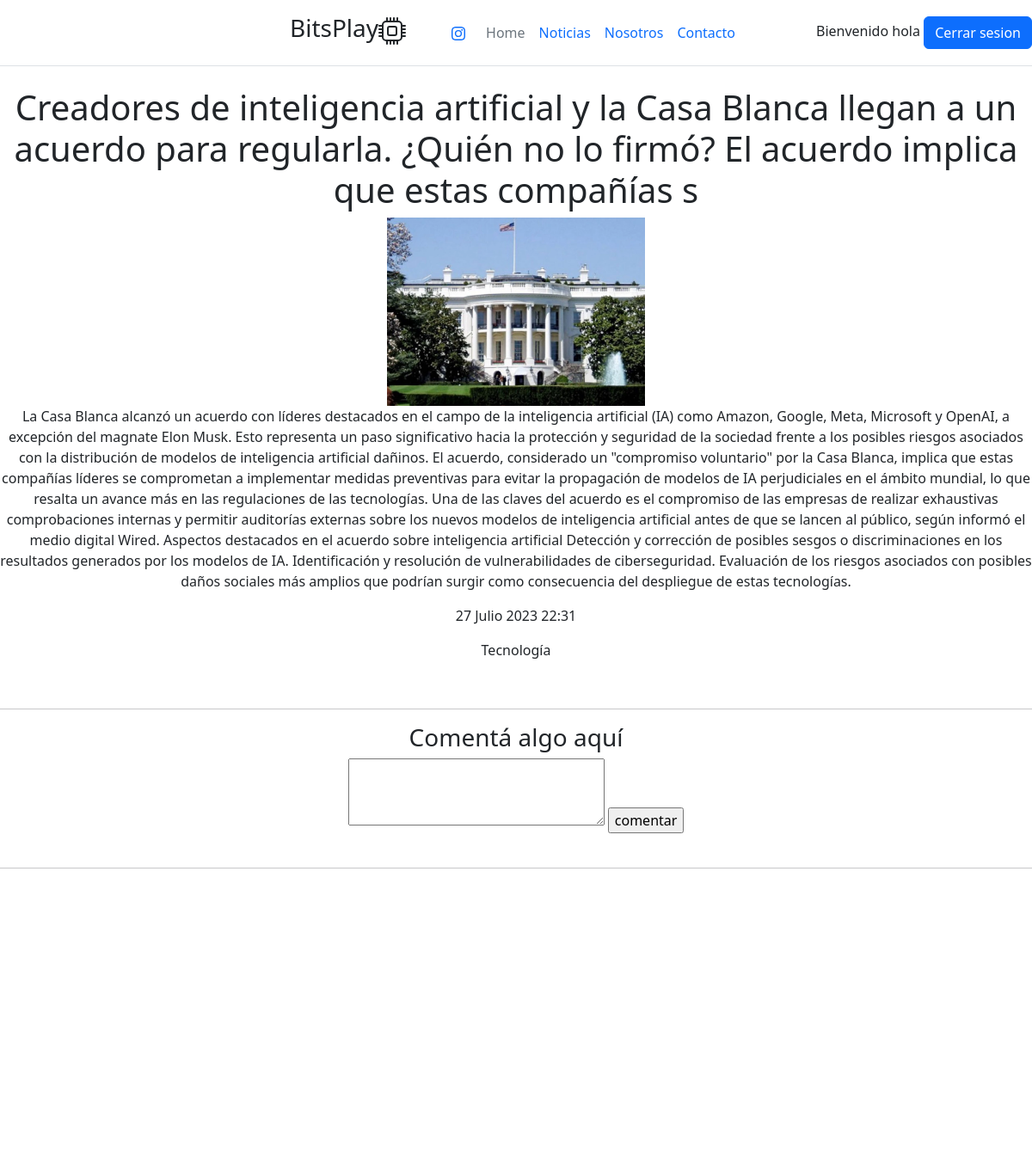
Screenshot of /noticias/detalle5 (signed in) with the database file from the repository.
### apps/usuarios/models.py (models this page shows)
class Usuario(AbstractUser):
    pass

### apps/noticias/models.py (models this page shows)
class Noticia(models.Model):
    titulo = models.CharField(max_length=150)
    cuerpo = models.TextField()
    fecha = models.DateTimeField(auto_now_add=True)
    imagen = models.ImageField(upload_to='noticias')
    categoria_noticia = models.ForeignKey(Categoria, on_delete=models.CASCADE)
    def __str__(self) -> str:
        return self.titulo

class Categoria(models.Model):
    nombre = models.CharField(max_length=50)
    def __str__(self) -> str:
        return self.nombre

### apps/noticias/views.py (the view)
# urls.py: path('detalle<int:pk>', views.Detalle_Noticias, name='detalle'),
def Detalle_Noticias(request, pk):
    contexto = {}
    n = Noticia.objects.get(pk=pk)
    contexto['noticia'] = n
    c = Comentario.objects.filter(noticia=n)
    contexto['comentarios'] = c
    return render(request, 'noticias/detalle.html', contexto)

### templates/noticias/detalle.html (shortened to what this page needs)
{% extends 'base.html' %}
{% load static %}
{% block contenido%}
<h1>{{noticia}}</h1>
<img src="{{noticia.imagen.url}}" alt="" width="300">
<p>{{noticia.cuerpo}}</p>
<p>{{noticia.fecha}}</p>
<p>{{noticia.categoria_noticia}}</p>
<br>
<hr>
{% if user.is_authenticated %}
<h3>Comentá algo aquí</h3>
<form action="{% url 'noticias:comentar' %}" method="post">{% csrf_token %}
    <textarea name="comentario" cols="30" rows="3"></textarea>
    <input type="submit" value="comentar">
</form>
<br>
<hr>
    <h3>Comentarios</h3>
    {% for com in comentarios %}
    <div class="contenedor">
    <div class="row mb-2">
    <div class="col-md-16">
        <div class="row g-0 border rounded overflow-hidden flex-md-row mb-8 shadow-sm h-md-250 position-relative">
            <div class="col p-4 d-flex flex-column position-static">
                <strong class="d-inline-block mb-2 text-primary-emphasis">{{ com.usuario }}
                </strong>
                <h3 class="mb-0"><strong> comentario: {{ com.texto }}</strong></h3>
                <div class="mb-1 text-body-secondary"> {{ com.fecha }}</div>
            </div>
        </div>
    {% endfor %}
    </div>
    </div>
    </div>
<hr>
{% else %}
    <h3>¿Quieres comentar y ver las opiniones de los demás?</h3>
    <h2> LOGEATE </h2>
    <button type="button" class="btn btn-primary"><a class="nav-link" href="{% url 'login' %}?next={{ request.path }}"> iniciar
    sesion</a></button>
{% endif %}
{% endblock contenido %}

### templates/navbar.html (shortened to what this page needs)
<header
    class="d-flex flex-wrap align-items-center justify-content-center justify-content-md-between py-3 mb-4 border-bottom">
    <div class="col-md-3 mb-2 mb-md-0">
        <a href="/" class="d-inline-flex link-body-emphasis text-decoration-none">
            <svg class="bi" width="40" height="32" role="img" aria-label="Bootstrap">
                <use xlink:href="#bootstrap"></use>
            </svg>
        </a>
    </div>
    <ul class="nav col-0 col-md-auto mb-2 justify-content-left mb-md-0">
        <li class="nav-item">
    <li  id="icono-izquierda"><h3 >BitsPlay</li></ul></li>
    <ul class="nav col-12 col-md-auto mb-2 justify-content-center mb-md-0">
        <li class="nav-item">
            <a class="nav-link" target="_blank "href="https://www.instagram.com/fabri__alarcon/"></a>
        <li><a href="{% url 'home' %}" class="nav-link px-2 link-secondary">Home</a></li>
        <li><a href="{% url 'noticias:inicio' %}" class="nav-link px-2">Noticias</a></li>
        <li><a href="{% url 'nosotros' %}" class="nav-link px-2">Nosotros</a></li>
        <li><a href="{% url 'noticias:contacto' %}" class="nav-link px-2">Contacto</a></li>
    </ul>
    <div class="col-md-3 text-end">
        {% if user.is_authenticated %}
            Bienvenido {{ user.username }}
            <button type="button" class="btn btn-primary"><a class="nav-link" href="{% url 'logout' %}">Cerrar
            sesion</a></button>
        {% else %}
            <button type="button" class="btn btn-outline-primary me-2"><a class="nav-link" href="{% url 'login' %}"> iniciar
                sesion</a></button>
            <button type="button" class="btn btn-outline-primary me-2"><a class="nav-link"
                href="{% url 'usuarios:registro' %}">Registrar</a></button>
        {% endif %}
    </div>
</header>

### static/css/main.css (style rules this page uses)
.contenedor { background-color: rgb(225, 225, 225); }
* { text-align: center; }
#icono-izquierda { text-align: left; }

### rows the page displays
Usuario: username "hola"
Noticia: titulo "Creadores de inteligencia artificial y la Casa Blanca llegan a un acuerdo para regularla. ¿Quién no lo firmó? El acuerdo implica que estas compañías s", imagen (picture), cuerpo "La Casa Blanca alcanzó un acuerdo con líderes destacados en el campo de la inteligencia artificial (IA) como Amazon, Google, Meta, Microsoft y OpenAI, a excepción del magnate Elon Musk. Esto representa un paso significativo hacia la protección y seguridad de la sociedad frente a los posibles riesgos asociados con la distribución de modelos de inteligencia artificial dañinos. El acuerdo, considerado un \"compromiso voluntario\" por la Casa Blanca, implica que estas compañías líderes se comprometan a implementar medidas preventivas para evitar la propagación de modelos de IA perjudiciales en el ámbito mundial, lo que resalta un avance más en las regulaciones de las tecnologías. Una de las…", fecha "27 Julio 2023 22:31", categoria_noticia "Tecnología"
